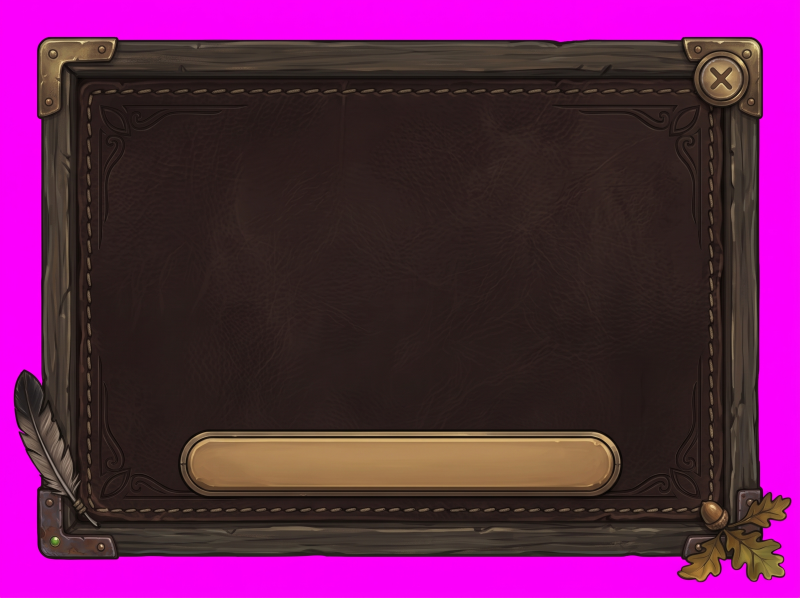
#> input picture art-src/HunterTarget-source.jpg, 2400 x 1792 px (shown at 1/3 size)
$ python make_skin.py ../art-src/HunterTarget-source.jpg out.png
#> lines starting #> are read from the running program, lines starting #| are printed output that depends on the picture
#> in build, img is the input picture: PIL image 2400x1792 RGB; mean R, G, B 97.3, 33.2, 80.7
"""Turns a generated window image into a game texture.

    .cache/venv/Scripts/python tools/make_skin.py <image> Art/<Name>.tga [--width 1024] [--keep-background]

Removes the solid magenta (#FF00FF) around the art, scales the image to
--width, and places it at the top-left of a power-of-two canvas saved as a
32-bit TGA. Prints the numbers the theme needs (image size inside the canvas).
A preview PNG over a checkerboard-like grey is written next to the source.
Needs Pillow (development only; lives in .cache/venv).
"""
import argparse, os

from PIL import Image, ImageChops


def key_magenta(img, lo=50, hi=130):
    """Returns an RGBA copy with magenta made transparent and its fringe despilled.

    Magenta-ness of a pixel is min(R, B) - G: 255 for pure magenta, 0 or less
    for anything grey, green, brown or white. Below `lo` a pixel is opaque,
    above `hi` it is fully transparent, in between it fades.
    """
#> called with lo = 50, hi = 130
    r, g, b = img.convert("RGB").split()
    m = ImageChops.subtract(ImageChops.darker(r, b), g)
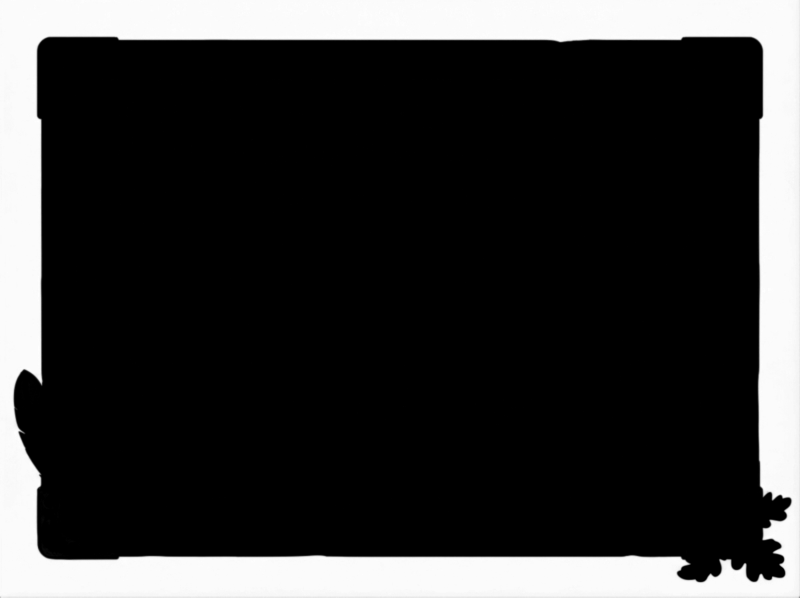
#> m: PIL image 2400x1792 L (shown at 1/3 size); min 0, max 255, mean 52.5
    alpha = m.point(lambda v: 255 if v <= lo else 0 if v >= hi else int(255 * (hi - v) / (hi - lo)))
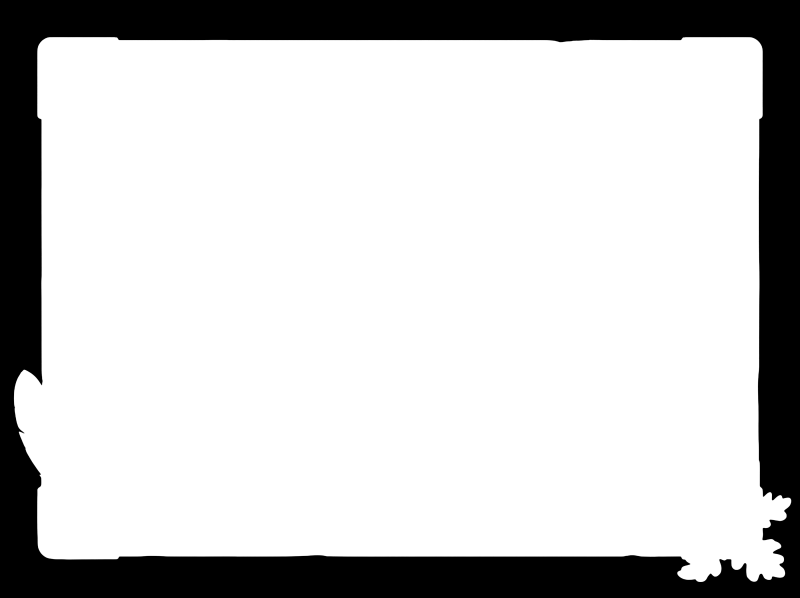
#> alpha: PIL image 2400x1792 L (shown at 1/3 size); min 0, max 255, mean 201.2
    # Despill: pull the magenta excess out of red and blue so edges do not glow pink.
    r, b = ImageChops.subtract(r, m), ImageChops.subtract(b, m)
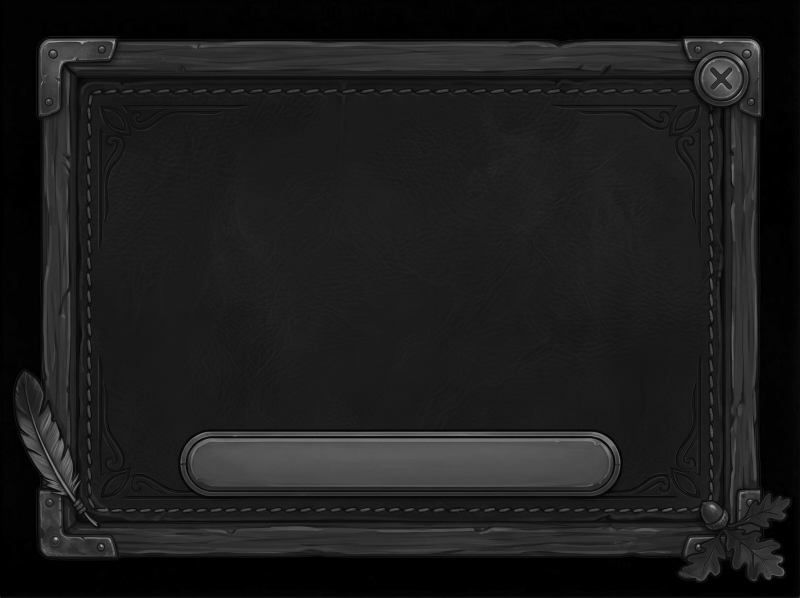
#> b: PIL image 2400x1792 L (shown at 1/3 size); min 0, max 200, mean 28.2
    return Image.merge("RGBA", (r, g, b, alpha))


def pow2(n):
    p = 1
    while p < n:
        p *= 2
    return p


def build(src, width, keep_background=False):
    """Returns (canvas RGBA image, image width, image height) for the texture."""
    img = Image.open(src)
    img = img.convert("RGBA") if keep_background else key_magenta(img)
    height = round(img.height * width / img.width)
#> height = 765
    img = img.resize((width, height), Image.LANCZOS)
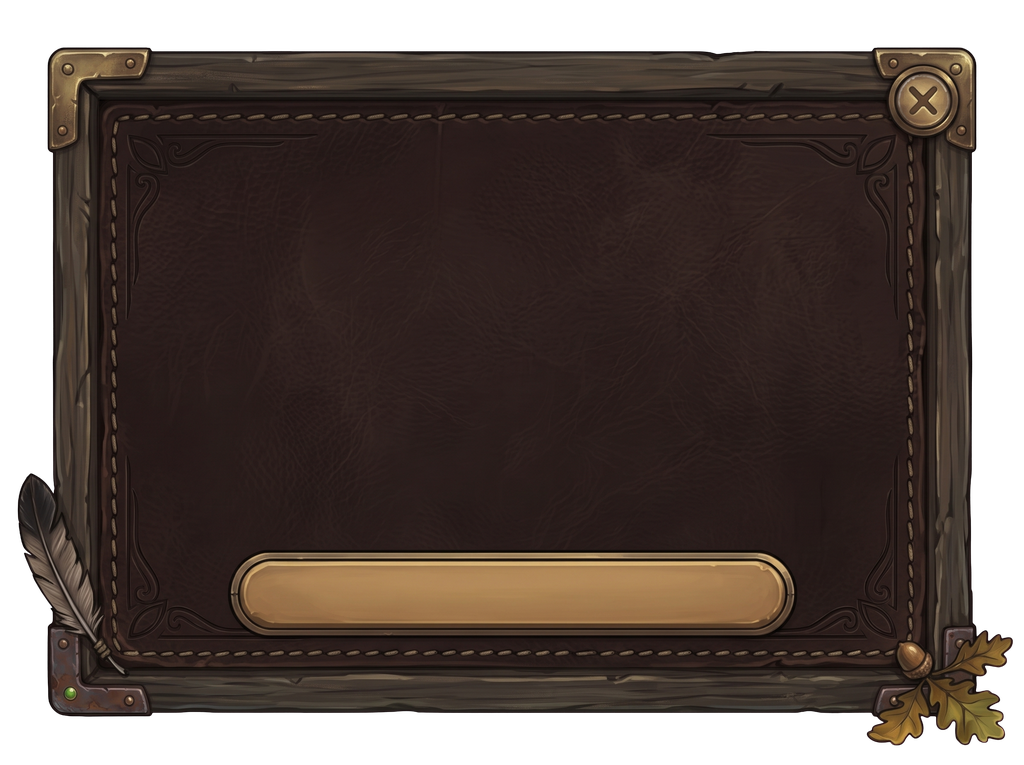
#> img: PIL image 1024x765 RGBA; mean R, G, B, A 44.4, 33, 27.7, 201.2; transparent parts drawn white
    canvas = Image.new("RGBA", (pow2(width), pow2(height)), (0, 0, 0, 0))
#> canvas: PIL image 1024x1024 RGBA; every value is 0
    canvas.paste(img, (0, 0))
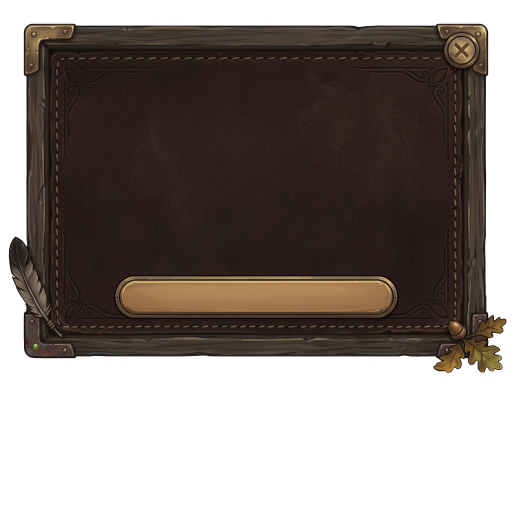
#> canvas: PIL image 1024x1024 RGBA (shown at 1/2 size); mean R, G, B, A 33.2, 24.7, 20.7, 150.3; transparent parts drawn white
    return canvas, width, height


def main():
    ap = argparse.ArgumentParser()
    ap.add_argument("src")
    ap.add_argument("dst")
    ap.add_argument("--width", type=int, default=1024)
    ap.add_argument("--keep-background", action="store_true", help="do not remove magenta")
    a = ap.parse_args()

    canvas, w, h = build(a.src, a.width, a.keep_background)
#> w = 1024; h = 765
    os.makedirs(os.path.dirname(os.path.abspath(a.dst)), exist_ok=True)
    canvas.save(a.dst, format="TGA", compression=None)

    preview = Image.new("RGBA", canvas.size, (70, 70, 70, 255))
    preview.alpha_composite(canvas)
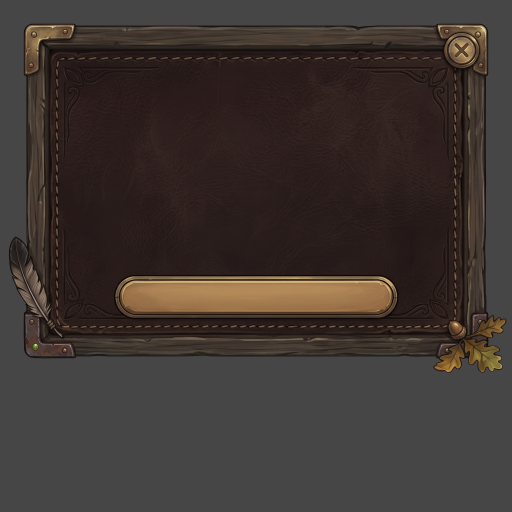
#> preview: PIL image 1024x1024 RGBA (shown at 1/2 size); mean R, G, B, A 61.9, 53.4, 49.4, 255
    preview_path = os.path.splitext(a.src)[0] + ".preview.png"
    preview.crop((0, 0, w, h)).save(preview_path)
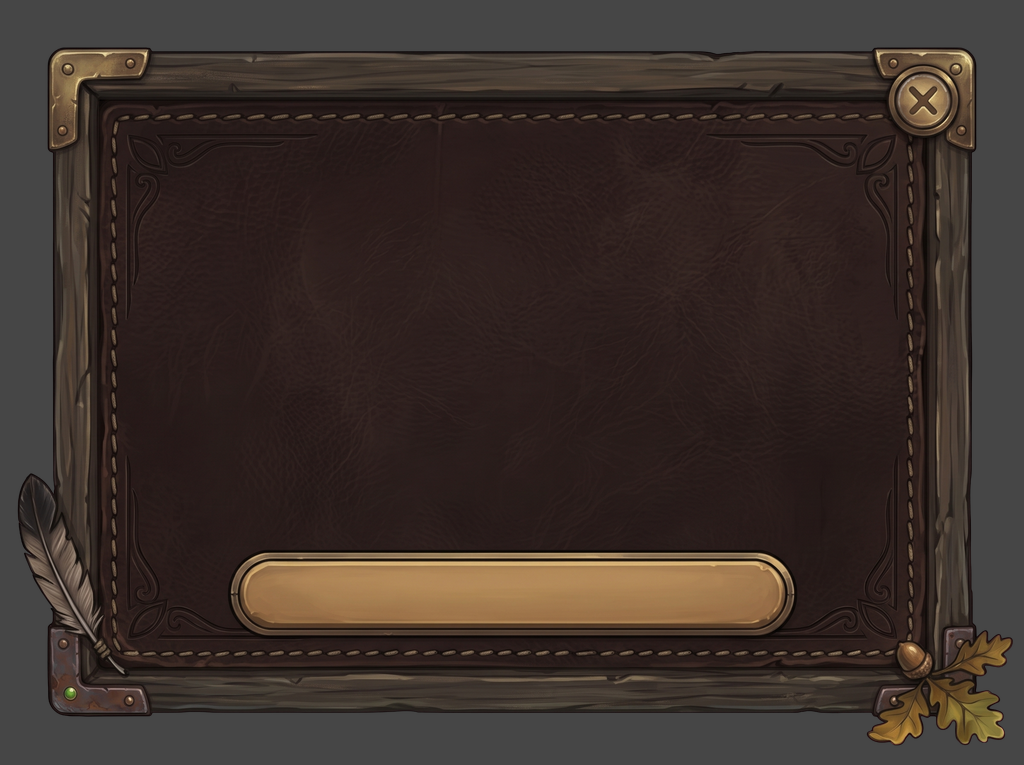
#> saved as HunterTarget-source.preview.png: PIL image 1024x765 RGBA; mean R, G, B, A 59.1, 47.8, 42.5, 255

    print("texture %s: canvas %dx%d, image %dx%d" % (a.dst, canvas.width, canvas.height, w, h))
#| texture out.png: canvas 1024x1024, image 1024x765
    print("theme: texW = %d, texH = %d, imgW = %d, imgH = %d" % (canvas.width, canvas.height, w, h))
#| theme: texW = 1024, texH = 1024, imgW = 1024, imgH = 765
    print("preview: %s" % preview_path)


if __name__ == "__main__":
    main()

$ run again, on art-src/Selva.png
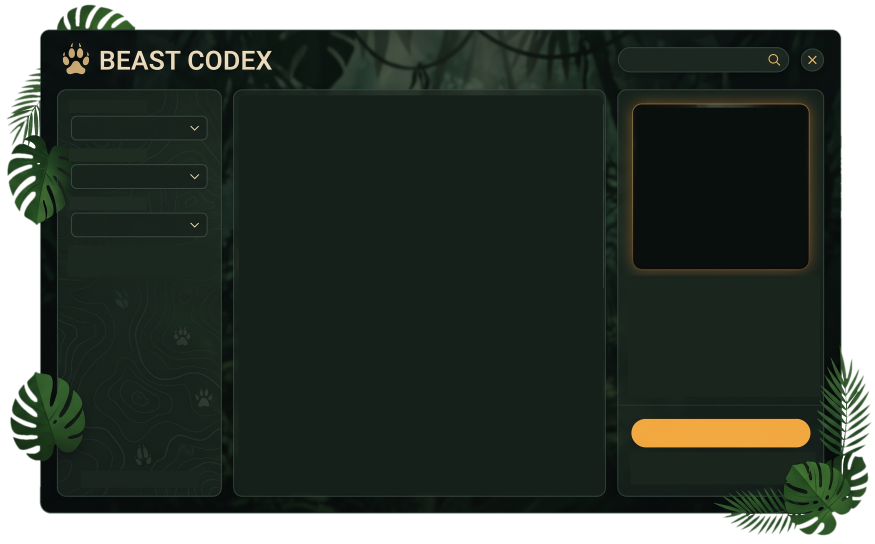
#> input picture art-src/Selva.png, 2624 x 1632 px (shown at 1/3 size)
#> in build, img is the input picture: PIL image 2624x1632 RGBA; mean R, G, B, A 63.4, 72.1, 64.6, 211.7
#> alpha: PIL image 2624x1632 L; every value is 255
#> img: PIL image 1024x637 RGBA
#> in build, `canvas.paste(img, (0, 0))`:
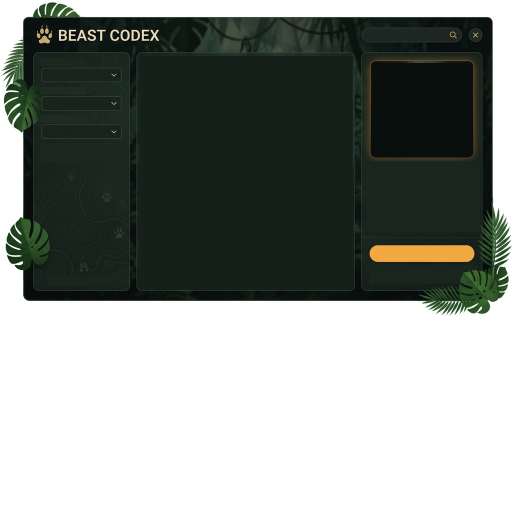
#> canvas: PIL image 1024x1024 RGBA (shown at 1/2 size); mean R, G, B, A 39.4, 44.8, 40.2, 158.6; transparent parts drawn white
#> w = 1024; h = 637
#> in main, `preview.alpha_composite(canvas)`:
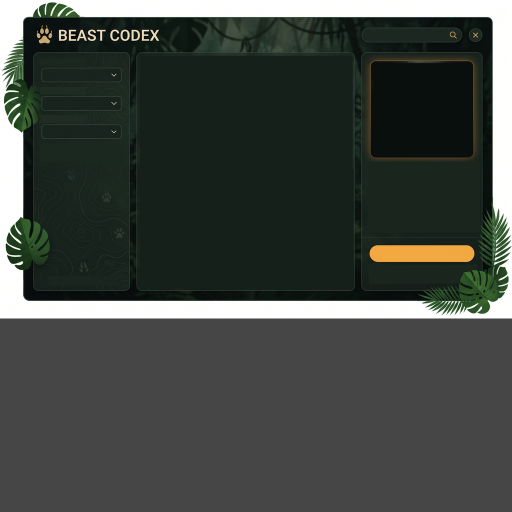
#> preview: PIL image 1024x1024 RGBA (shown at 1/2 size); mean R, G, B, A 65.9, 71.3, 66.6, 255
#| texture out.png: canvas 1024x1024, image 1024x637
#| theme: texW = 1024, texH = 1024, imgW = 1024, imgH = 637
